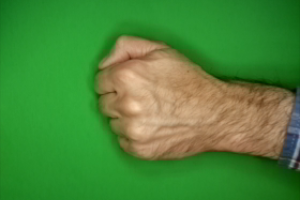
#> input picture itmal/Own_Prj/rps-cv-images/All_imgs/19H63c0MWD56EWNq.png, 300 x 200 px, given as the content of the folder sers/flole/Desktop/dev/MAL/itmal/Own_Prj/rps-cv-images/rock/, which was not available
$ python Img_loader.py
#> lines starting #> are read from the running program, lines starting #| are printed output that depends on the picture; pictures that were not available may be replaced by others from this repository, and a replacement may not be noted
# -*- coding: utf-8 -*-
"""
Created on Tue Mar 10 15:04:48 2020

@author: flole
"""

# This code and file is heavily inspired by
# https://www.kaggle.com/drgfreeman/principal-component-analysis-visualization?fbclid=IwAR02OvRRJqSRjIGupQqZ7nYrJ3yv5VEdkWT4pgPF5sGTjcEEwJBW5PEozOs

from os import listdir
#from PIL import Image as PImage
from matplotlib.image import imread
import numpy as np
import matplotlib.pyplot as plt

#%%
# Data preperation and getting data from files
# ref:
# https://stackoverflow.com/questions/36774431/how-to-load-images-from-a-directory-on-the-computer-in-python?fbclid=IwAR2KJY6YPoo20MI4VUsB6oajFXiRf0twNR73BBIYGsvG1mpGUZQgwo0pf_Q

# Paths
path_working_dir = "C:/Users/flole/Desktop/dev/MAL/itmal/Own_Prj/rps-cv-images/"
path_paper = path_working_dir + "paper/"
path_rock = path_working_dir + "rock/"
path_scissors = path_working_dir + "scissors/"


def loadImages(path):
    # return array of images

    imagesList = listdir(path)
    loadedImages = []
    for image in imagesList:
        #img = PImage.open(path + image)
        img = imread(path + image)
#> img is the input picture: shape (200, 300, 3) float32; mean R, G, B 0.288, 0.531, 0.223
        #img = np.ravel(img)
        loadedImages.append(img)

    return loadedImages

rock_imgs = loadImages(path_rock)
#> rock_imgs = 1 item
paper_imgs = loadImages(path_paper)
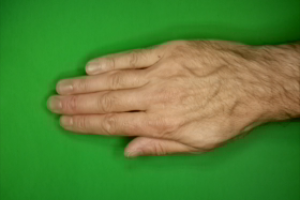
#> input picture itmal/Own_Prj/rps-cv-images/paper/1jHtb93pI8f6pfKo.png, 300 x 200 px, found by its file name
#> in loadImages, img is the input picture: shape (200, 300, 3) float32; mean R, G, B 0.329, 0.515, 0.214
#> paper_imgs = 1 item
scissors_imgs = loadImages(path_scissors)
#> scissors_imgs = 1 item

imgs = rock_imgs + paper_imgs + scissors_imgs
#> imgs = 3 items

#%%
# reshape images to not include the rgb parameter (3)
def reshapeImgs(images):
    newImages = []
    for image in images:
        # Remove rgb dimension
        img = image[:, :, 0]
        # 200, 300 to 60.000 pixels
        img = np.ravel(img)
        newImages.append(img)
#> this loop made 3 passes
#> pass 1, in reshapeImgs, `img = image[:, :, 0]`:
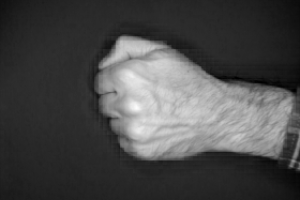
#> img: shape (200, 300) float32; min 0, max 0.988, mean 0.288
#> pass 2, in reshapeImgs, `img = image[:, :, 0]`:
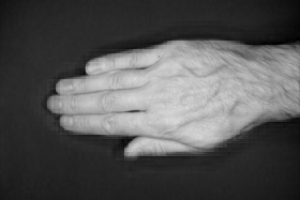
#> img: shape (200, 300) float32; min 0, max 0.855, mean 0.329
#> after the loop, newImages = 3 items

    return newImages

reshaped_imgs = reshapeImgs(imgs)
#> reshaped_imgs = 3 items

#%%
# y array to define the different options
# rock = 0, paper = 1, scissors = 2
def generateYArray():
    all_imgs = np.zeros(len(imgs))
#> all_imgs = [0, 0, 0]
    all_imgs[len(rock_imgs):len(paper_imgs)] = 1
    all_imgs[len(paper_imgs):] = 2

    return all_imgs

y = generateYArray()
#> y = [0, 2, 2]
#%%
# Testing and showing images
#> (the run stopped early here; a loop or call above may not have finished)
